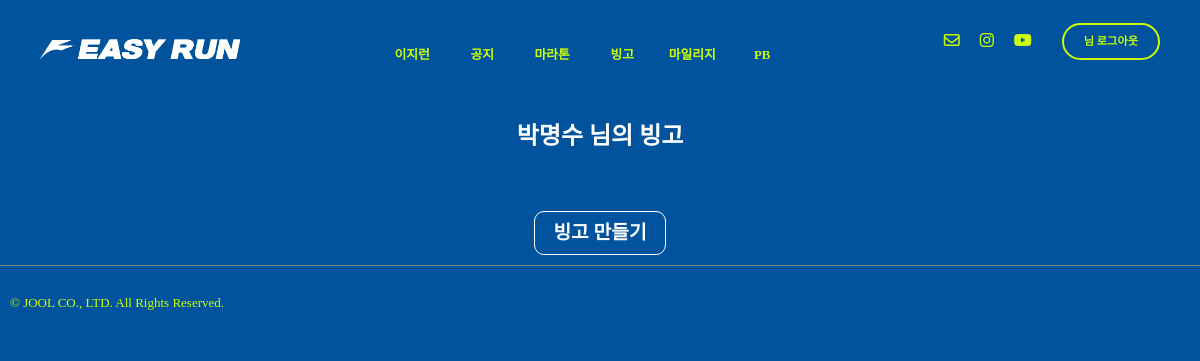
Page /bingo/6 on the earlier database version.
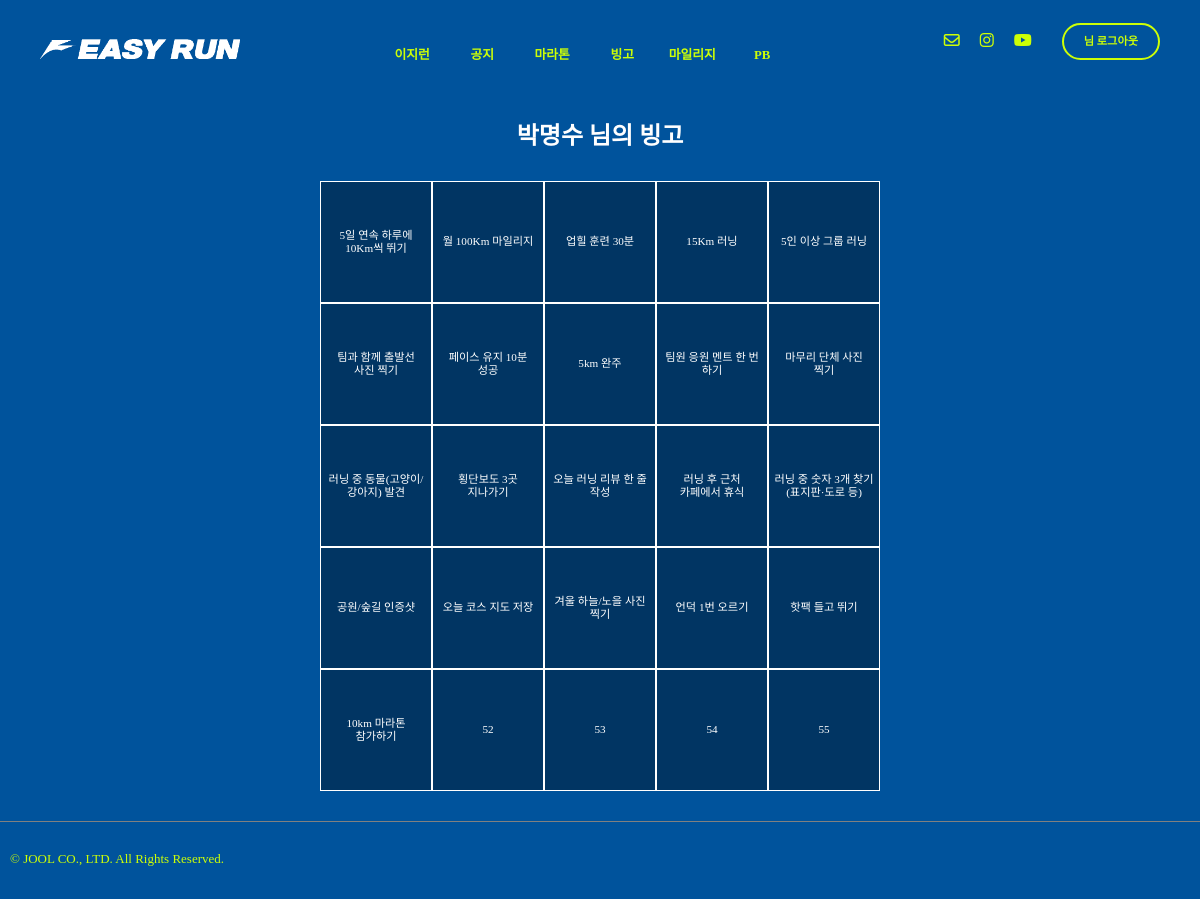
Same page on the later database version.
### bingo/models.py (models this page shows, shortened)
class BingoCheck(models.Model):
    bingo_item = models.ForeignKey(BingoItem, on_delete=models.CASCADE)
    user = models.ForeignKey(settings.AUTH_USER_MODEL, on_delete=models.CASCADE)
    completed = models.BooleanField(default=False)

class BingoItem(models.Model):
    item_id = models.IntegerField(primary_key=True)
    content = models.CharField(max_length=100, blank=False, null=False)
    row = models.IntegerField(null=False, blank=False)
    col = models.IntegerField(null=False, blank=False)

### bingo/views.py (the view)
# urls.py: path("<str:pk>", views.bingo, name="bingo"),
def bingo(request, pk):
    user = get_object_or_404(User, pk=pk)
    login_user = request.user
    if user == login_user:
        user_matched = 1
    else:
        user_matched = None
    print(user_matched)
    bingo_item_1r = BingoCheck.objects.select_related("bingo_item").filter(user=pk).filter(bingo_item__row=1)
    bingo_item_2r = BingoCheck.objects.select_related("bingo_item").filter(user=pk).filter(bingo_item__row=2)
    bingo_item_3r = BingoCheck.objects.select_related("bingo_item").filter(user=pk).filter(bingo_item__row=3)
    bingo_item_4r = BingoCheck.objects.select_related("bingo_item").filter(user=pk).filter(bingo_item__row=4)
    bingo_item_5r = BingoCheck.objects.select_related("bingo_item").filter(user=pk).filter(bingo_item__row=5)
    lenof5l = len(bingo_item_5r)
    return render(request,"bingo.html",{"bingo_item_1r":bingo_item_1r, "bingo_item_2r":bingo_item_2r, "bingo_item_3r":bingo_item_3r, "bingo_item_4r":bingo_item_4r, "bingo_item_5r":bingo_item_5r, "user_id":pk, "len":lenof5l,"user":user, "user_matched":user_matched})

### templates/bingo.html (shortened to what this page needs)
{% extends "base.html" %}
{% load static %}
{% block content %}
  <div class="record-top-space"></div>
  <div class="flex-container container-400">
    <div class="bingo-title">{{ user.last_name }}{{ user.first_name }}
      님의 빙고</div>
  </div>
  <div class="bingo-board fade-in-up-short">
    <div class="bingo-row">
      {% for item in bingo_item_1r %}
        <label for="{{ item.bingo_item.item_id }}">
          <div class="bingo-col" id="item{{ item.bingo_item.item_id }}">
            {{ item.bingo_item.content }}
          </div>
        </label>
      {% endfor %}
    </div>
    <div class="bingo-row">
      {% for item in bingo_item_2r %}
        <label for="{{ item.bingo_item.item_id }}">
          <div class="bingo-col" id="item{{ item.bingo_item.item_id }}">
            {{ item.bingo_item.content }}
          </div>
        </label>
      {% endfor %}
    </div>
    <div class="bingo-row">
      {% for item in bingo_item_3r %}
        <label for="{{ item.bingo_item.item_id }}">
          <div class="bingo-col" id="item{{ item.bingo_item.item_id }}">
            {{ item.bingo_item.content }}
          </div>
        </label>
      {% endfor %}
    </div>
    <div class="bingo-row">
      {% for item in bingo_item_4r %}
        <label for="{{ item.bingo_item.item_id }}">
          <div class="bingo-col" id="item{{ item.bingo_item.item_id }}">
            {{ item.bingo_item.content }}
          </div>
        </label>
      {% endfor %}
    </div>
    <div class="bingo-row">
      {% for item in bingo_item_5r %}
        <label for="{{ item.bingo_item.item_id }}">
          <div class="bingo-col" id="item{{ item.bingo_item.item_id }}">
            {{ item.bingo_item.content }}
          </div>
        </label>
      {% endfor %}
    </div>
  </div>
  {% if len != 5 %}
    <a href="{% url 'bingo:create_bingo' user.pk %}">
      <div class="create-bingo-btn">빙고 만들기</div>
    </a>
  {% endif %}
{% endblock content %}

Differences in the rows shown:
added BingoCheck: bingo_item.content "5일 연속 하루에 10Km씩 뛰기"
added BingoCheck: bingo_item.content "월 100Km 마일리지"
added BingoCheck: bingo_item.content "업힐 훈련 30분"
added BingoCheck: bingo_item.content "15Km 러닝"
added BingoCheck: bingo_item.content "5인 이상 그룹 러닝"
added BingoCheck: bingo_item.content "팀과 함께 출발선 사진 찍기"
added BingoCheck: bingo_item.content "페이스 유지 10분 성공"
added BingoCheck: bingo_item.content "5km 완주"
added BingoCheck: bingo_item.content "팀원 응원 멘트 한 번 하기"
added BingoCheck: bingo_item.content "마무리 단체 사진 찍기"
added BingoCheck: bingo_item.content "러닝 중 동물(고양이/강아지) 발견"
added BingoCheck: bingo_item.content "횡단보도 3곳 지나가기"
added BingoCheck: bingo_item.content "오늘 러닝 리뷰 한 줄 작성"
added BingoCheck: bingo_item.content "러닝 후 근처 카페에서 휴식"
added BingoCheck: bingo_item.content "러닝 중 숫자 3개 찾기 (표지판·도로 등)"
added BingoCheck: bingo_item.content "공원/숲길 인증샷"
added BingoCheck: bingo_item.content "오늘 코스 지도 저장"
added BingoCheck: bingo_item.content "겨울 하늘/노을 사진 찍기"
added BingoCheck: bingo_item.content "언덕 1번 오르기"
added BingoCheck: bingo_item.content "핫팩 들고 뛰기"
added BingoCheck: bingo_item.content "10km 마라톤 참가하기"
added BingoCheck: bingo_item.content "52"
added BingoCheck: bingo_item.content "53"
added BingoCheck: bingo_item.content "54"
added BingoCheck: bingo_item.content "55"
Other differences:
text no longer shown: "빙고 만들기"
